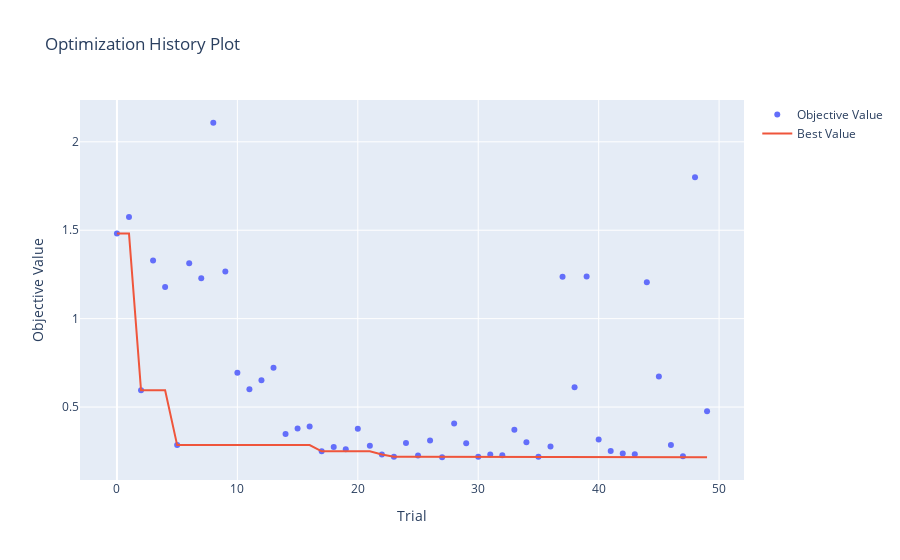

The notebook cell this image was saved under:
### Markdown cell above
## Printing the Progress

### Code cell
from optuna.visualization import plot_optimization_history

plot_optimization_history(study)

### Figure 1 — Plotly figure (JSON) as saved in the notebook; plotly's stock layout.template omitted (floating-point values rounded to 4 significant figures)
{"data": [{"mode": "markers", "name": "Objective Value", "type": "scatter", "x": [0, 1, 2, 3, 4, 5, 6, 7, 8, 9, 10, 11, 12, 13, 14, 15, 16, 17, 18, 19, 20, 21, 22, 23, 24, 25, 26, 27, 28, 29, 30, 31, 32, 33, 34, 35, 36, 37, 38, 39, 40, 41, 42, 43, 44, 45, 46, 47, 48, 49], "y": [1.482, 1.575, 0.5944, 1.329, 1.179, 0.285, 1.313, 1.229, 2.108, 1.267, 0.6947, 0.6013, 0.6518, 0.7223, 0.348, 0.3784, 0.3906, 0.2495, 0.2737, 0.2617, 0.3771, 0.2812, 0.2323, 0.2191, 0.2968, 0.2262, 0.3112, 0.2162, 0.4065, 0.2953, 0.2185, 0.2318, 0.2276, 0.3719, 0.3009, 0.2193, 0.2774, 1.237, 0.6123, 1.239, 0.3159, 0.2518, 0.2379, 0.2328, 1.206, 0.6729, 0.2858, 0.2225, 1.799, 0.4763]}, {"mode": "lines", "name": "Best Value", "type": "scatter", "x": [0, 1, 2, 3, 4, 5, 6, 7, 8, 9, 10, 11, 12, 13, 14, 15, 16, 17, 18, 19, 20, 21, 22, 23, 24, 25, 26, 27, 28, 29, 30, 31, 32, 33, 34, 35, 36, 37, 38, 39, 40, 41, 42, 43, 44, 45, 46, 47, 48, 49], "y": [1.482, 1.482, 0.5944, 0.5944, 0.5944, 0.285, 0.285, 0.285, 0.285, 0.285, 0.285, 0.285, 0.285, 0.285, 0.285, 0.285, 0.285, 0.2495, 0.2495, 0.2495, 0.2495, 0.2495, 0.2323, 0.2191, 0.2191, 0.2191, 0.2191, 0.2162, 0.2162, 0.2162, 0.2162, 0.2162, 0.2162, 0.2162, 0.2162, 0.2162, 0.2162, 0.2162, 0.2162, 0.2162, 0.2162, 0.2162, 0.2162, 0.2162, 0.2162, 0.2162, 0.2162, 0.2162, 0.2162, 0.2162]}, {"marker": {"color": "#cccccc"}, "mode": "markers", "name": "Infeasible Trial", "showlegend": false, "type": "scatter", "x": [], "y": []}], "layout": {"title": {"text": "Optimization History Plot"}, "xaxis": {"title": {"text": "Trial"}}, "yaxis": {"title": {"text": "Objective Value"}}}}
